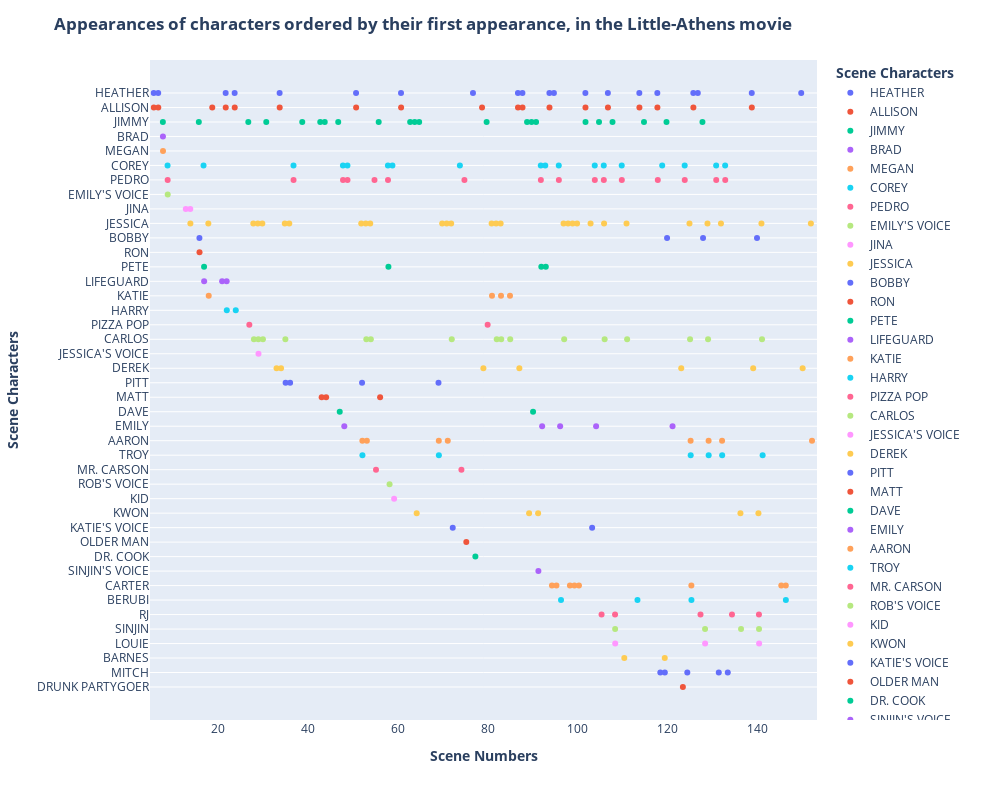

Notebook code cell kept with this figure:
### Code cell
df_xter_app = dia.character_appearances(ath_characters)

### Figure 1 — Plotly figure (JSON) as saved in the notebook; plotly's stock layout.template omitted (floating-point values rounded to 4 significant figures)
{"data": [{"alignmentgroup": "True", "boxpoints": "all", "customdata": [["HEATHER", 6], ["HEATHER", 7], ["HEATHER", 22], ["HEATHER", 24], ["HEATHER", 34], ["HEATHER", 51], ["HEATHER", 61], ["HEATHER", 77], ["HEATHER", 87], ["HEATHER", 88], ["HEATHER", 94], ["HEATHER", 95], ["HEATHER", 102], ["HEATHER", 107], ["HEATHER", 114], ["HEATHER", 118], ["HEATHER", 126], ["HEATHER", 127], ["HEATHER", 139], ["HEATHER", 150]], "fillcolor": "rgba(255,255,255,0)", "hoveron": "points", "hovertemplate": "<b> Scene Characters <b>=%{customdata[0]}<br>Scene Numbers=%{customdata[1]}<extra></extra>", "legendgroup": "HEATHER", "line": {"color": "rgba(255,255,255,0)"}, "marker": {"color": "#636efa"}, "name": "HEATHER", "offsetgroup": "HEATHER", "orientation": "v", "pointpos": 0, "showlegend": true, "type": "box", "x": [6, 7, 22, 24, 34, 51, 61, 77, 87, 88, 94, 95, 102, 107, 114, 118, 126, 127, 139, 150], "x0": " ", "xaxis": "x", "y": ["HEATHER", "HEATHER", "HEATHER", "HEATHER", "HEATHER", "HEATHER", "HEATHER", "HEATHER", "HEATHER", "HEATHER", "HEATHER", "HEATHER", "HEATHER", "HEATHER", "HEATHER", "HEATHER", "HEATHER", "HEATHER", "HEATHER", "HEATHER"], "y0": " ", "yaxis": "y"}, {"alignmentgroup": "True", "boxpoints": "all", "customdata": [["ALLISON", 6], ["ALLISON", 7], ["ALLISON", 19], ["ALLISON", 22], ["ALLISON", 24], ["ALLISON", 34], ["ALLISON", 51], ["ALLISON", 61], ["ALLISON", 79], ["ALLISON", 87], ["ALLISON", 88], ["ALLISON", 94], ["ALLISON", 102], ["ALLISON", 107], ["ALLISON", 114], ["ALLISON", 118], ["ALLISON", 126], ["ALLISON", 139]], "fillcolor": "rgba(255,255,255,0)", "hoveron": "points", "hovertemplate": "<b> Scene Characters <b>=%{customdata[0]}<br>Scene Numbers=%{customdata[1]}<extra></extra>", "legendgroup": "ALLISON", "line": {"color": "rgba(255,255,255,0)"}, "marker": {"color": "#EF553B"}, "name": "ALLISON", "offsetgroup": "ALLISON", "orientation": "v", "pointpos": 0, "showlegend": true, "type": "box", "x": [6, 7, 19, 22, 24, 34, 51, 61, 79, 87, 88, 94, 102, 107, 114, 118, 126, 139], "x0": " ", "xaxis": "x", "y": ["ALLISON", "ALLISON", "ALLISON", "ALLISON", "ALLISON", "ALLISON", "ALLISON", "ALLISON", "ALLISON", "ALLISON", "ALLISON", "ALLISON", "ALLISON", "ALLISON", "ALLISON", "ALLISON", "ALLISON", "ALLISON"], "y0": " ", "yaxis": "y"}, {"alignmentgroup": "True", "boxpoints": "all", "customdata": [["JIMMY", 8], ["JIMMY", 16], ["JIMMY", 27], ["JIMMY", 31], ["JIMMY", 39], ["JIMMY", 43], ["JIMMY", 44], ["JIMMY", 47], ["JIMMY", 56], ["JIMMY", 63], ["JIMMY", 64], ["JIMMY", 65], ["JIMMY", 80], ["JIMMY", 89], ["JIMMY", 90], ["JIMMY", 91], ["JIMMY", 102], ["JIMMY", 105], ["JIMMY", 108], ["JIMMY", 115], ["JIMMY", 120], ["JIMMY", 128]], "fillcolor": "rgba(255,255,255,0)", "hoveron": "points", "hovertemplate": "<b> Scene Characters <b>=%{customdata[0]}<br>Scene Numbers=%{customdata[1]}<extra></extra>", "legendgroup": "JIMMY", "line": {"color": "rgba(255,255,255,0)"}, "marker": {"color": "#00cc96"}, "name": "JIMMY", "offsetgroup": "JIMMY", "orientation": "v", "pointpos": 0, "showlegend": true, "type": "box", "x": [8, 16, 27, 31, 39, 43, 44, 47, 56, 63, 64, 65, 80, 89, 90, 91, 102, 105, 108, 115, 120, 128], "x0": " ", "xaxis": "x", "y": ["JIMMY", "JIMMY", "JIMMY", "JIMMY", "JIMMY", "JIMMY", "JIMMY", "JIMMY", "JIMMY", "JIMMY", "JIMMY", "JIMMY", "JIMMY", "JIMMY", "JIMMY", "JIMMY", "JIMMY", "JIMMY", "JIMMY", "JIMMY", "JIMMY", "JIMMY"], "y0": " ", "yaxis": "y"}, {"alignmentgroup": "True", "boxpoints": "all", "customdata": [["BRAD", 8]], "fillcolor": "rgba(255,255,255,0)", "hoveron": "points", "hovertemplate": "<b> Scene Characters <b>=%{customdata[0]}<br>Scene Numbers=%{customdata[1]}<extra></extra>", "legendgroup": "BRAD", "line": {"color": "rgba(255,255,255,0)"}, "marker": {"color": "#ab63fa"}, "name": "BRAD", "offsetgroup": "BRAD", "orientation": "v", "pointpos": 0, "showlegend": true, "type": "box", "x": [8], "x0": " ", "xaxis": "x", "y": ["BRAD"], "y0": " ", "yaxis": "y"}, {"alignmentgroup": "True", "boxpoints": "all", "customdata": [["MEGAN", 8]], "fillcolor": "rgba(255,255,255,0)", "hoveron": "points", "hovertemplate": "<b> Scene Characters <b>=%{customdata[0]}<br>Scene Numbers=%{customdata[1]}<extra></extra>", "legendgroup": "MEGAN", "line": {"color": "rgba(255,255,255,0)"}, "marker": {"color": "#FFA15A"}, "name": "MEGAN", "offsetgroup": "MEGAN", "orientation": "v", "pointpos": 0, "showlegend": true, "type": "box", "x": [8], "x0": " ", "xaxis": "x", "y": ["MEGAN"], "y0": " ", "yaxis": "y"}, {"alignmentgroup": "True", "boxpoints": "all", "customdata": [["COREY", 9], ["COREY", 17], ["COREY", 37], ["COREY", 48], ["COREY", 49], ["COREY", 58], ["COREY", 59], ["COREY", 74], ["COREY", 92], ["COREY", 93], ["COREY", 96], ["COREY", 104], ["COREY", 106], ["COREY", 110], ["COREY", 119], ["COREY", 124], ["COREY", 131], ["COREY", 133]], "fillcolor": "rgba(255,255,255,0)", "hoveron": "points", "hovertemplate": "<b> Scene Characters <b>=%{customdata[0]}<br>Scene Numbers=%{customdata[1]}<extra></extra>", "legendgroup": "COREY", "line": {"color": "rgba(255,255,255,0)"}, "marker": {"color": "#19d3f3"}, "name": "COREY", "offsetgroup": "COREY", "orientation": "v", "pointpos": 0, "showlegend": true, "type": "box", "x": [9, 17, 37, 48, 49, 58, 59, 74, 92, 93, 96, 104, 106, 110, 119, 124, 131, 133], "x0": " ", "xaxis": "x", "y": ["COREY", "COREY", "COREY", "COREY", "COREY", "COREY", "COREY", "COREY", "COREY", "COREY", "COREY", "COREY", "COREY", "COREY", "COREY", "COREY", "COREY", "COREY"], "y0": " ", "yaxis": "y"}, {"alignmentgroup": "True", "boxpoints": "all", "customdata": [["PEDRO", 9], ["PEDRO", 37], ["PEDRO", 48], ["PEDRO", 49], ["PEDRO", 55], ["PEDRO", 58], ["PEDRO", 75], ["PEDRO", 92], ["PEDRO", 96], ["PEDRO", 104], ["PEDRO", 106], ["PEDRO", 110], ["PEDRO", 118], ["PEDRO", 124], ["PEDRO", 131], ["PEDRO", 133]], "fillcolor": "rgba(255,255,255,0)", "hoveron": "points", "hovertemplate": "<b> Scene Characters <b>=%{customdata[0]}<br>Scene Numbers=%{customdata[1]}<extra></extra>", "legendgroup": "PEDRO", "line": {"color": "rgba(255,255,255,0)"}, "marker": {"color": "#FF6692"}, "name": "PEDRO", "offsetgroup": "PEDRO", "orientation": "v", "pointpos": 0, "showlegend": true, "type": "box", "x": [9, 37, 48, 49, 55, 58, 75, 92, 96, 104, 106, 110, 118, 124, 131, 133], "x0": " ", "xaxis": "x", "y": ["PEDRO", "PEDRO", "PEDRO", "PEDRO", "PEDRO", "PEDRO", "PEDRO", "PEDRO", "PEDRO", "PEDRO", "PEDRO", "PEDRO", "PEDRO", "PEDRO", "PEDRO", "PEDRO"], "y0": " ", "yaxis": "y"}, {"alignmentgroup": "True", "boxpoints": "all", "customdata": [["EMILY'S VOICE", 9]], "fillcolor": "rgba(255,255,255,0)", "hoveron": "points", "hovertemplate": "<b> Scene Characters <b>=%{customdata[0]}<br>Scene Numbers=%{customdata[1]}<extra></extra>", "legendgroup": "EMILY'S VOICE", "line": {"color": "rgba(255,255,255,0)"}, "marker": {"color": "#B6E880"}, "name": "EMILY'S VOICE", "offsetgroup": "EMILY'S VOICE", "orientation": "v", "pointpos": 0, "showlegend": true, "type": "box", "x": [9], "x0": " ", "xaxis": "x", "y": ["EMILY'S VOICE"], "y0": " ", "yaxis": "y"}, {"alignmentgroup": "True", "boxpoints": "all", "customdata": [["JINA", 13], ["JINA", 14]], "fillcolor": "rgba(255,255,255,0)", "hoveron": "points", "hovertemplate": "<b> Scene Characters <b>=%{customdata[0]}<br>Scene Numbers=%{customdata[1]}<extra></extra>", "legendgroup": "JINA", "line": {"color": "rgba(255,255,255,0)"}, "marker": {"color": "#FF97FF"}, "name": "JINA", "offsetgroup": "JINA", "orientation": "v", "pointpos": 0, "showlegend": true, "type": "box", "x": [13, 14], "x0": " ", "xaxis": "x", "y": ["JINA", "JINA"], "y0": " ", "yaxis": "y"}, {"alignmentgroup": "True", "boxpoints": "all", "customdata": [["JESSICA", 14], ["JESSICA", 18], ["JESSICA", 28], ["JESSICA", 29], ["JESSICA", 30], ["JESSICA", 35], ["JESSICA", 36], ["JESSICA", 52], ["JESSICA", 53], ["JESSICA", 54], ["JESSICA", 70], ["JESSICA", 71], ["JESSICA", 72], ["JESSICA", 81], ["JESSICA", 82], ["JESSICA", 83], ["JESSICA", 97], ["JESSICA", 98], ["JESSICA", 99], ["JESSICA", 100], ["JESSICA", 103], ["JESSICA", 106], ["JESSICA", 111], ["JESSICA", 125], ["JESSICA", 129], ["JESSICA", 132], ["JESSICA", 141], ["JESSICA", 152]], "fillcolor": "rgba(255,255,255,0)", "hoveron": "points", "hovertemplate": "<b> Scene Characters <b>=%{customdata[0]}<br>Scene Numbers=%{customdata[1]}<extra></extra>", "legendgroup": "JESSICA", "line": {"color": "rgba(255,255,255,0)"}, "marker": {"color": "#FECB52"}, "name": "JESSICA", "offsetgroup": "JESSICA", "orientation": "v", "pointpos": 0, "showlegend": true, "type": "box", "x": [14, 18, 28, 29, 30, 35, 36, 52, 53, 54, 70, 71, 72, 81, 82, 83, 97, 98, 99, 100, 103, 106, 111, 125, 129, 132, 141, 152], "x0": " ", "xaxis": "x", "y": ["JESSICA", "JESSICA", "JESSICA", "JESSICA", "JESSICA", "JESSICA", "JESSICA", "JESSICA", "JESSICA", "JESSICA", "JESSICA", "JESSICA", "JESSICA", "JESSICA", "JESSICA", "JESSICA", "JESSICA", "JESSICA", "JESSICA", "JESSICA", "JESSICA", "JESSICA", "JESSICA", "JESSICA", "JESSICA", "JESSICA", "JESSICA", "JESSICA"], "y0": " ", "yaxis": "y"}, {"alignmentgroup": "True", "boxpoints": "all", "customdata": [["BOBBY", 16], ["BOBBY", 120], ["BOBBY", 128], ["BOBBY", 140]], "fillcolor": "rgba(255,255,255,0)", "hoveron": "points", "hovertemplate": "<b> Scene Characters <b>=%{customdata[0]}<br>Scene Numbers=%{customdata[1]}<extra></extra>", "legendgroup": "BOBBY", "line": {"color": "rgba(255,255,255,0)"}, "marker": {"color": "#636efa"}, "name": "BOBBY", "offsetgroup": "BOBBY", "orientation": "v", "pointpos": 0, "showlegend": true, "type": "box", "x": [16, 120, 128, 140], "x0": " ", "xaxis": "x", "y": ["BOBBY", "BOBBY", "BOBBY", "BOBBY"], "y0": " ", "yaxis": "y"}, {"alignmentgroup": "True", "boxpoints": "all", "customdata": [["RON", 16]], "fillcolor": "rgba(255,255,255,0)", "hoveron": "points", "hovertemplate": "<b> Scene Characters <b>=%{customdata[0]}<br>Scene Numbers=%{customdata[1]}<extra></extra>", "legendgroup": "RON", "line": {"color": "rgba(255,255,255,0)"}, "marker": {"color": "#EF553B"}, "name": "RON", "offsetgroup": "RON", "orientation": "v", "pointpos": 0, "showlegend": true, "type": "box", "x": [16], "x0": " ", "xaxis": "x", "y": ["RON"], "y0": " ", "yaxis": "y"}, {"alignmentgroup": "True", "boxpoints": "all", "customdata": [["PETE", 17], ["PETE", 58], ["PETE", 92], ["PETE", 93]], "fillcolor": "rgba(255,255,255,0)", "hoveron": "points", "hovertemplate": "<b> Scene Characters <b>=%{customdata[0]}<br>Scene Numbers=%{customdata[1]}<extra></extra>", "legendgroup": "PETE", "line": {"color": "rgba(255,255,255,0)"}, "marker": {"color": "#00cc96"}, "name": "PETE", "offsetgroup": "PETE", "orientation": "v", "pointpos": 0, "showlegend": true, "type": "box", "x": [17, 58, 92, 93], "x0": " ", "xaxis": "x", "y": ["PETE", "PETE", "PETE", "PETE"], "y0": " ", "yaxis": "y"}, {"alignmentgroup": "True", "boxpoints": "all", "customdata": [["LIFEGUARD", 17], ["LIFEGUARD", 21], ["LIFEGUARD", 22]], "fillcolor": "rgba(255,255,255,0)", "hoveron": "points", "hovertemplate": "<b> Scene Characters <b>=%{customdata[0]}<br>Scene Numbers=%{customdata[1]}<extra></extra>", "legendgroup": "LIFEGUARD", "line": {"color": "rgba(255,255,255,0)"}, "marker": {"color": "#ab63fa"}, "name": "LIFEGUARD", "offsetgroup": "LIFEGUARD", "orientation": "v", "pointpos": 0, "showlegend": true, "type": "box", "x": [17, 21, 22], "x0": " ", "xaxis": "x", "y": ["LIFEGUARD", "LIFEGUARD", "LIFEGUARD"], "y0": " ", "yaxis": "y"}, {"alignmentgroup": "True", "boxpoints": "all", "customdata": [["KATIE", 18], ["KATIE", 81], ["KATIE", 83], ["KATIE", 85]], "fillcolor": "rgba(255,255,255,0)", "hoveron": "points", "hovertemplate": "<b> Scene Characters <b>=%{customdata[0]}<br>Scene Numbers=%{customdata[1]}<extra></extra>", "legendgroup": "KATIE", "line": {"color": "rgba(255,255,255,0)"}, "marker": {"color": "#FFA15A"}, "name": "KATIE", "offsetgroup": "KATIE", "orientation": "v", "pointpos": 0, "showlegend": true, "type": "box", "x": [18, 81, 83, 85], "x0": " ", "xaxis": "x", "y": ["KATIE", "KATIE", "KATIE", "KATIE"], "y0": " ", "yaxis": "y"}, {"alignmentgroup": "True", "boxpoints": "all", "customdata": [["HARRY", 22], ["HARRY", 24]], "fillcolor": "rgba(255,255,255,0)", "hoveron": "points", "hovertemplate": "<b> Scene Characters <b>=%{customdata[0]}<br>Scene Numbers=%{customdata[1]}<extra></extra>", "legendgroup": "HARRY", "line": {"color": "rgba(255,255,255,0)"}, "marker": {"color": "#19d3f3"}, "name": "HARRY", "offsetgroup": "HARRY", "orientation": "v", "pointpos": 0, "showlegend": true, "type": "box", "x": [22, 24], "x0": " ", "xaxis": "x", "y": ["HARRY", "HARRY"], "y0": " ", "yaxis": "y"}, {"alignmentgroup": "True", "boxpoints": "all", "customdata": [["PIZZA POP", 27], ["PIZZA POP", 80]], "fillcolor": "rgba(255,255,255,0)", "hoveron": "points", "hovertemplate": "<b> Scene Characters <b>=%{customdata[0]}<br>Scene Numbers=%{customdata[1]}<extra></extra>", "legendgroup": "PIZZA POP", "line": {"color": "rgba(255,255,255,0)"}, "marker": {"color": "#FF6692"}, "name": "PIZZA POP", "offsetgroup": "PIZZA POP", "orientation": "v", "pointpos": 0, "showlegend": true, "type": "box", "x": [27, 80], "x0": " ", "xaxis": "x", "y": ["PIZZA POP", "PIZZA POP"], "y0": " ", "yaxis": "y"}, {"alignmentgroup": "True", "boxpoints": "all", "customdata": [["CARLOS", 28], ["CARLOS", 29], ["CARLOS", 30], ["CARLOS", 35], ["CARLOS", 53], ["CARLOS", 54], ["CARLOS", 72], ["CARLOS", 82], ["CARLOS", 83], ["CARLOS", 85], ["CARLOS", 97], ["CARLOS", 106], ["CARLOS", 111], ["CARLOS", 125], ["CARLOS", 129], ["CARLOS", 141]], "fillcolor": "rgba(255,255,255,0)", "hoveron": "points", "hovertemplate": "<b> Scene Characters <b>=%{customdata[0]}<br>Scene Numbers=%{customdata[1]}<extra></extra>", "legendgroup": "CARLOS", "line": {"color": "rgba(255,255,255,0)"}, "marker": {"color": "#B6E880"}, "name": "CARLOS", "offsetgroup": "CARLOS", "orientation": "v", "pointpos": 0, "showlegend": true, "type": "box", "x": [28, 29, 30, 35, 53, 54, 72, 82, 83, 85, 97, 106, 111, 125, 129, 141], "x0": " ", "xaxis": "x", "y": ["CARLOS", "CARLOS", "CARLOS", "CARLOS", "CARLOS", "CARLOS", "CARLOS", "CARLOS", "CARLOS", "CARLOS", "CARLOS", "CARLOS", "CARLOS", "CARLOS", "CARLOS", "CARLOS"], "y0": " ", "yaxis": "y"}, {"alignmentgroup": "True", "boxpoints": "all", "customdata": [["JESSICA'S VOICE", 29]], "fillcolor": "rgba(255,255,255,0)", "hoveron": "points", "hovertemplate": "<b> Scene Characters <b>=%{customdata[0]}<br>Scene Numbers=%{customdata[1]}<extra></extra>", "legendgroup": "JESSICA'S VOICE", "line": {"color": "rgba(255,255,255,0)"}, "marker": {"color": "#FF97FF"}, "name": "JESSICA'S VOICE", "offsetgroup": "JESSICA'S VOICE", "orientation": "v", "pointpos": 0, "showlegend": true, "type": "box", "x": [29], "x0": " ", "xaxis": "x", "y": ["JESSICA'S VOICE"], "y0": " ", "yaxis": "y"}, {"alignmentgroup": "True", "boxpoints": "all", "customdata": [["DEREK", 33], ["DEREK", 34], ["DEREK", 79], ["DEREK", 87], ["DEREK", 123], ["DEREK", 139], ["DEREK", 150]], "fillcolor": "rgba(255,255,255,0)", "hoveron": "points", "hovertemplate": "<b> Scene Characters <b>=%{customdata[0]}<br>Scene Numbers=%{customdata[1]}<extra></extra>", "legendgroup": "DEREK", "line": {"color": "rgba(255,255,255,0)"}, "marker": {"color": "#FECB52"}, "name": "DEREK", "offsetgroup": "DEREK", "orientation": "v", "pointpos": 0, "showlegend": true, "type": "box", "x": [33, 34, 79, 87, 123, 139, 150], "x0": " ", "xaxis": "x", "y": ["DEREK", "DEREK", "DEREK", "DEREK", "DEREK", "DEREK", "DEREK"], "y0": " ", "yaxis": "y"}, {"alignmentgroup": "True", "boxpoints": "all", "customdata": [["PITT", 35], ["PITT", 36], ["PITT", 52], ["PITT", 69]], "fillcolor": "rgba(255,255,255,0)", "hoveron": "points", "hovertemplate": "<b> Scene Characters <b>=%{customdata[0]}<br>Scene Numbers=%{customdata[1]}<extra></extra>", "legendgroup": "PITT", "line": {"color": "rgba(255,255,255,0)"}, "marker": {"color": "#636efa"}, "name": "PITT", "offsetgroup": "PITT", "orientation": "v", "pointpos": 0, "showlegend": true, "type": "box", "x": [35, 36, 52, 69], "x0": " ", "xaxis": "x", "y": ["PITT", "PITT", "PITT", "PITT"], "y0": " ", "yaxis": "y"}, {"alignmentgroup": "True", "boxpoints": "all", "customdata": [["MATT", 43], ["MATT", 44], ["MATT", 56]], "fillcolor": "rgba(255,255,255,0)", "hoveron": "points", "hovertemplate": "<b> Scene Characters <b>=%{customdata[0]}<br>Scene Numbers=%{customdata[1]}<extra></extra>", "legendgroup": "MATT", "line": {"color": "rgba(255,255,255,0)"}, "marker": {"color": "#EF553B"}, "name": "MATT", "offsetgroup": "MATT", "orientation": "v", "pointpos": 0, "showlegend": true, "type": "box", "x": [43, 44, 56], "x0": " ", "xaxis": "x", "y": ["MATT", "MATT", "MATT"], "y0": " ", "yaxis": "y"}, {"alignmentgroup": "True", "boxpoints": "all", "customdata": [["DAVE", 47], ["DAVE", 90]], "fillcolor": "rgba(255,255,255,0)", "hoveron": "points", "hovertemplate": "<b> Scene Characters <b>=%{customdata[0]}<br>Scene Numbers=%{customdata[1]}<extra></extra>", "legendgroup": "DAVE", "line": {"color": "rgba(255,255,255,0)"}, "marker": {"color": "#00cc96"}, "name": "DAVE", "offsetgroup": "DAVE", "orientation": "v", "pointpos": 0, "showlegend": true, "type": "box", "x": [47, 90], "x0": " ", "xaxis": "x", "y": ["DAVE", "DAVE"], "y0": " ", "yaxis": "y"}, {"alignmentgroup": "True", "boxpoints": "all", "customdata": [["EMILY", 48], ["EMILY", 92], ["EMILY", 96], ["EMILY", 104], ["EMILY", 121]], "fillcolor": "rgba(255,255,255,0)", "hoveron": "points", "hovertemplate": "<b> Scene Characters <b>=%{customdata[0]}<br>Scene Numbers=%{customdata[1]}<extra></extra>", "legendgroup": "EMILY", "line": {"color": "rgba(255,255,255,0)"}, "marker": {"color": "#ab63fa"}, "name": "EMILY", "offsetgroup": "EMILY", "orientation": "v", "pointpos": 0, "showlegend": true, "type": "box", "x": [48, 92, 96, 104, 121], "x0": " ", "xaxis": "x", "y": ["EMILY", "EMILY", "EMILY", "EMILY", "EMILY"], "y0": " ", "yaxis": "y"}, {"alignmentgroup": "True", "boxpoints": "all", "customdata": [["AARON", 52], ["AARON", 53], ["AARON", 69], ["AARON", 71], ["AARON", 125], ["AARON", 129], ["AARON", 132], ["AARON", 152]], "fillcolor": "rgba(255,255,255,0)", "hoveron": "points", "hovertemplate": "<b> Scene Characters <b>=%{customdata[0]}<br>Scene Numbers=%{customdata[1]}<extra></extra>", "legendgroup": "AARON", "line": {"color": "rgba(255,255,255,0)"}, "marker": {"color": "#FFA15A"}, "name": "AARON", "offsetgroup": "AARON", "orientation": "v", "pointpos": 0, "showlegend": true, "type": "box", "x": [52, 53, 69, 71, 125, 129, 132, 152], "x0": " ", "xaxis": "x", "y": ["AARON", "AARON", "AARON", "AARON", "AARON", "AARON", "AARON", "AARON"], "y0": " ", "yaxis": "y"}, {"alignmentgroup": "True", "boxpoints": "all", "customdata": [["TROY", 52], ["TROY", 69], ["TROY", 125], ["TROY", 129], ["TROY", 132], ["TROY", 141]], "fillcolor": "rgba(255,255,255,0)", "hoveron": "points", "hovertemplate": "<b> Scene Characters <b>=%{customdata[0]}<br>Scene Numbers=%{customdata[1]}<extra></extra>", "legendgroup": "TROY", "line": {"color": "rgba(255,255,255,0)"}, "marker": {"color": "#19d3f3"}, "name": "TROY", "offsetgroup": "TROY", "orientation": "v", "pointpos": 0, "showlegend": true, "type": "box", "x": [52, 69, 125, 129, 132, 141], "x0": " ", "xaxis": "x", "y": ["TROY", "TROY", "TROY", "TROY", "TROY", "TROY"], "y0": " ", "yaxis": "y"}, {"alignmentgroup": "True", "boxpoints": "all", "customdata": [["MR. CARSON", 55], ["MR. CARSON", 74]], "fillcolor": "rgba(255,255,255,0)", "hoveron": "points", "hovertemplate": "<b> Scene Characters <b>=%{customdata[0]}<br>Scene Numbers=%{customdata[1]}<extra></extra>", "legendgroup": "MR. CARSON", "line": {"color": "rgba(255,255,255,0)"}, "marker": {"color": "#FF6692"}, "name": "MR. CARSON", "offsetgroup": "MR. CARSON", "orientation": "v", "pointpos": 0, "showlegend": true, "type": "box", "x": [55, 74], "x0": " ", "xaxis": "x", "y": ["MR. CARSON", "MR. CARSON"], "y0": " ", "yaxis": "y"}, {"alignmentgroup": "True", "boxpoints": "all", "customdata": [["ROB'S VOICE", 58]], "fillcolor": "rgba(255,255,255,0)", "hoveron": "points", "hovertemplate": "<b> Scene Characters <b>=%{customdata[0]}<br>Scene Numbers=%{customdata[1]}<extra></extra>", "legendgroup": "ROB'S VOICE", "line": {"color": "rgba(255,255,255,0)"}, "marker": {"color": "#B6E880"}, "name": "ROB'S VOICE", "offsetgroup": "ROB'S VOICE", "orientation": "v", "pointpos": 0, "showlegend": true, "type": "box", "x": [58], "x0": " ", "xaxis": "x", "y": ["ROB'S VOICE"], "y0": " ", "yaxis": "y"}, {"alignmentgroup": "True", "boxpoints": "all", "customdata": [["KID", 59]], "fillcolor": "rgba(255,255,255,0)", "hoveron": "points", "hovertemplate": "<b> Scene Characters <b>=%{customdata[0]}<br>Scene Numbers=%{customdata[1]}<extra></extra>", "legendgroup": "KID", "line": {"color": "rgba(255,255,255,0)"}, "marker": {"color": "#FF97FF"}, "name": "KID", "offsetgroup": "KID", "orientation": "v", "pointpos": 0, "showlegend": true, "type": "box", "x": [59], "x0": " ", "xaxis": "x", "y": ["KID"], "y0": " ", "yaxis": "y"}, {"alignmentgroup": "True", "boxpoints": "all", "customdata": [["KWON", 64], ["KWON", 89], ["KWON", 91], ["KWON", 136], ["KWON", 140]], "fillcolor": "rgba(255,255,255,0)", "hoveron": "points", "hovertemplate": "<b> Scene Characters <b>=%{customdata[0]}<br>Scene Numbers=%{customdata[1]}<extra></extra>", "legendgroup": "KWON", "line": {"color": "rgba(255,255,255,0)"}, "marker": {"color": "#FECB52"}, "name": "KWON", "offsetgroup": "KWON", "orientation": "v", "pointpos": 0, "showlegend": true, "type": "box", "x": [64, 89, 91, 136, 140], "x0": " ", "xaxis": "x", "y": ["KWON", "KWON", "KWON", "KWON", "KWON"], "y0": " ", "yaxis": "y"}, {"alignmentgroup": "True", "boxpoints": "all", "customdata": [["KATIE'S VOICE", 72], ["KATIE'S VOICE", 103]], "fillcolor": "rgba(255,255,255,0)", "hoveron": "points", "hovertemplate": "<b> Scene Characters <b>=%{customdata[0]}<br>Scene Numbers=%{customdata[1]}<extra></extra>", "legendgroup": "KATIE'S VOICE", "line": {"color": "rgba(255,255,255,0)"}, "marker": {"color": "#636efa"}, "name": "KATIE'S VOICE", "offsetgroup": "KATIE'S VOICE", "orientation": "v", "pointpos": 0, "showlegend": true, "type": "box", "x": [72, 103], "x0": " ", "xaxis": "x", "y": ["KATIE'S VOICE", "KATIE'S VOICE"], "y0": " ", "yaxis": "y"}, {"alignmentgroup": "True", "boxpoints": "all", "customdata": [["OLDER MAN", 75]], "fillcolor": "rgba(255,255,255,0)", "hoveron": "points", "hovertemplate": "<b> Scene Characters <b>=%{customdata[0]}<br>Scene Numbers=%{customdata[1]}<extra></extra>", "legendgroup": "OLDER MAN", "line": {"color": "rgba(255,255,255,0)"}, "marker": {"color": "#EF553B"}, "name": "OLDER MAN", "offsetgroup": "OLDER MAN", "orientation": "v", "pointpos": 0, "showlegend": true, "type": "box", "x": [75], "x0": " ", "xaxis": "x", "y": ["OLDER MAN"], "y0": " ", "yaxis": "y"}, {"alignmentgroup": "True", "boxpoints": "all", "customdata": [["DR. COOK", 77]], "fillcolor": "rgba(255,255,255,0)", "hoveron": "points", "hovertemplate": "<b> Scene Characters <b>=%{customdata[0]}<br>Scene Numbers=%{customdata[1]}<extra></extra>", "legendgroup": "DR. COOK", "line": {"color": "rgba(255,255,255,0)"}, "marker": {"color": "#00cc96"}, "name": "DR. COOK", "offsetgroup": "DR. COOK", "orientation": "v", "pointpos": 0, "showlegend": true, "type": "box", "x": [77], "x0": " ", "xaxis": "x", "y": ["DR. COOK"], "y0": " ", "yaxis": "y"}, {"alignmentgroup": "True", "boxpoints": "all", "customdata": [["SINJIN'S VOICE", 91]], "fillcolor": "rgba(255,255,255,0)", "hoveron": "points", "hovertemplate": "<b> Scene Characters <b>=%{customdata[0]}<br>Scene Numbers=%{customdata[1]}<extra></extra>", "legendgroup": "SINJIN'S VOICE", "line": {"color": "rgba(255,255,255,0)"}, "marker": {"color": "#ab63fa"}, "name": "SINJIN'S VOICE", "offsetgroup": "SINJIN'S VOICE", "orientation": "v", "pointpos": 0, "showlegend": true, "type": "box", "x": [91], "x0": " ", "xaxis": "x", "y": ["SINJIN'S VOICE"], "y0": " ", "yaxis": "y"}, {"alignmentgroup": "True", "boxpoints": "all", "customdata": [["CARTER", 94], ["CARTER", 95], ["CARTER", 98], ["CARTER", 99], ["CARTER", 100], ["CARTER", 125], ["CARTER", 145], ["CARTER", 146]], "fillcolor": "rgba(255,255,255,0)", "hoveron": "points", "hovertemplate": "<b> Scene Characters <b>=%{customdata[0]}<br>Scene Numbers=%{customdata[1]}<extra></extra>", "legendgroup": "CARTER", "line": {"color": "rgba(255,255,255,0)"}, "marker": {"color": "#FFA15A"}, "name": "CARTER", "offsetgroup": "CARTER", "orientation": "v", "pointpos": 0, "showlegend": true, "type": "box", "x": [94, 95, 98, 99, 100, 125, 145, 146], "x0": " ", "xaxis": "x", "y": ["CARTER", "CARTER", "CARTER", "CARTER", "CARTER", "CARTER", "CARTER", "CARTER"], "y0": " ", "yaxis": "y"}, {"alignmentgroup": "True", "boxpoints": "all", "customdata": [["BERUBI", 96], ["BERUBI", 113], ["BERUBI", 125], ["BERUBI", 146]], "fillcolor": "rgba(255,255,255,0)", "hoveron": "points", "hovertemplate": "<b> Scene Characters <b>=%{customdata[0]}<br>Scene Numbers=%{customdata[1]}<extra></extra>", "legendgroup": "BERUBI", "line": {"color": "rgba(255,255,255,0)"}, "marker": {"color": "#19d3f3"}, "name": "BERUBI", "offsetgroup": "BERUBI", "orientation": "v", "pointpos": 0, "showlegend": true, "type": "box", "x": [96, 113, 125, 146], "x0": " ", "xaxis": "x", "y": ["BERUBI", "BERUBI", "BERUBI", "BERUBI"], "y0": " ", "yaxis": "y"}, {"alignmentgroup": "True", "boxpoints": "all", "customdata": [["RJ", 105], ["RJ", 108], ["RJ", 127], ["RJ", 134], ["RJ", 140]], "fillcolor": "rgba(255,255,255,0)", "hoveron": "points", "hovertemplate": "<b> Scene Characters <b>=%{customdata[0]}<br>Scene Numbers=%{customdata[1]}<extra></extra>", "legendgroup": "RJ", "line": {"color": "rgba(255,255,255,0)"}, "marker": {"color": "#FF6692"}, "name": "RJ", "offsetgroup": "RJ", "orientation": "v", "pointpos": 0, "showlegend": true, "type": "box", "x": [105, 108, 127, 134, 140], "x0": " ", "xaxis": "x", "y": ["RJ", "RJ", "RJ", "RJ", "RJ"], "y0": " ", "yaxis": "y"}, {"alignmentgroup": "True", "boxpoints": "all", "customdata": [["SINJIN", 108], ["SINJIN", 128], ["SINJIN", 136], ["SINJIN", 140]], "fillcolor": "rgba(255,255,255,0)", "hoveron": "points", "hovertemplate": "<b> Scene Characters <b>=%{customdata[0]}<br>Scene Numbers=%{customdata[1]}<extra></extra>", "legendgroup": "SINJIN", "line": {"color": "rgba(255,255,255,0)"}, "marker": {"color": "#B6E880"}, "name": "SINJIN", "offsetgroup": "SINJIN", "orientation": "v", "pointpos": 0, "showlegend": true, "type": "box", "x": [108, 128, 136, 140], "x0": " ", "xaxis": "x", "y": ["SINJIN", "SINJIN", "SINJIN", "SINJIN"], "y0": " ", "yaxis": "y"}, {"alignmentgroup": "True", "boxpoints": "all", "customdata": [["LOUIE", 108], ["LOUIE", 128], ["LOUIE", 140]], "fillcolor": "rgba(255,255,255,0)", "hoveron": "points", "hovertemplate": "<b> Scene Characters <b>=%{customdata[0]}<br>Scene Numbers=%{customdata[1]}<extra></extra>", "legendgroup": "LOUIE", "line": {"color": "rgba(255,255,255,0)"}, "marker": {"color": "#FF97FF"}, "name": "LOUIE", "offsetgroup": "LOUIE", "orientation": "v", "pointpos": 0, "showlegend": true, "type": "box", "x": [108, 128, 140], "x0": " ", "xaxis": "x", "y": ["LOUIE", "LOUIE", "LOUIE"], "y0": " ", "yaxis": "y"}, {"alignmentgroup": "True", "boxpoints": "all", "customdata": [["BARNES", 110], ["BARNES", 119]], "fillcolor": "rgba(255,255,255,0)", "hoveron": "points", "hovertemplate": "<b> Scene Characters <b>=%{customdata[0]}<br>Scene Numbers=%{customdata[1]}<extra></extra>", "legendgroup": "BARNES", "line": {"color": "rgba(255,255,255,0)"}, "marker": {"color": "#FECB52"}, "name": "BARNES", "offsetgroup": "BARNES", "orientation": "v", "pointpos": 0, "showlegend": true, "type": "box", "x": [110, 119], "x0": " ", "xaxis": "x", "y": ["BARNES", "BARNES"], "y0": " ", "yaxis": "y"}, {"alignmentgroup": "True", "boxpoints": "all", "customdata": [["MITCH", 118], ["MITCH", 119], ["MITCH", 124], ["MITCH", 131], ["MITCH", 133]], "fillcolor": "rgba(255,255,255,0)", "hoveron": "points", "hovertemplate": "<b> Scene Characters <b>=%{customdata[0]}<br>Scene Numbers=%{customdata[1]}<extra></extra>", "legendgroup": "MITCH", "line": {"color": "rgba(255,255,255,0)"}, "marker": {"color": "#636efa"}, "name": "MITCH", "offsetgroup": "MITCH", "orientation": "v", "pointpos": 0, "showlegend": true, "type": "box", "x": [118, 119, 124, 131, 133], "x0": " ", "xaxis": "x", "y": ["MITCH", "MITCH", "MITCH", "MITCH", "MITCH"], "y0": " ", "yaxis": "y"}, {"alignmentgroup": "True", "boxpoints": "all", "customdata": [["DRUNK PARTYGOER", 123]], "fillcolor": "rgba(255,255,255,0)", "hoveron": "points", "hovertemplate": "<b> Scene Characters <b>=%{customdata[0]}<br>Scene Numbers=%{customdata[1]}<extra></extra>", "legendgroup": "DRUNK PARTYGOER", "line": {"color": "rgba(255,255,255,0)"}, "marker": {"color": "#EF553B"}, "name": "DRUNK PARTYGOER", "offsetgroup": "DRUNK PARTYGOER", "orientation": "v", "pointpos": 0, "showlegend": true, "type": "box", "x": [123], "x0": " ", "xaxis": "x", "y": ["DRUNK PARTYGOER"], "y0": " ", "yaxis": "y"}], "layout": {"boxmode": "group", "height": 800, "legend": {"title": {"text": "<b> Scene Characters <b>"}, "tracegroupgap": 0}, "margin": {"t": 60}, "title": {"text": "<b> Appearances of characters ordered by their first appearance, in the Little-Athens movie <b>"}, "width": 1000, "xaxis": {"anchor": "y", "domain": [0, 1], "title": {"text": "<b> Scene Numbers <b>"}}, "yaxis": {"anchor": "x", "categoryarray": ["DRUNK PARTYGOER", "MITCH", "BARNES", "LOUIE", "SINJIN", "RJ", "BERUBI", "CARTER", "SINJIN'S VOICE", "DR. COOK", "OLDER MAN", "KATIE'S VOICE", "KWON", "KID", "ROB'S VOICE", "MR. CARSON", "TROY", "AARON", "EMILY", "DAVE", "MATT", "PITT", "DEREK", "JESSICA'S VOICE", "CARLOS", "PIZZA POP", "HARRY", "KATIE", "LIFEGUARD", "PETE", "RON", "BOBBY", "JESSICA", "JINA", "EMILY'S VOICE", "PEDRO", "COREY", "MEGAN", "BRAD", "JIMMY", "ALLISON", "HEATHER"], "categoryorder": "array", "domain": [0, 1], "title": {"text": "<b> Scene Characters <b>"}}}}
